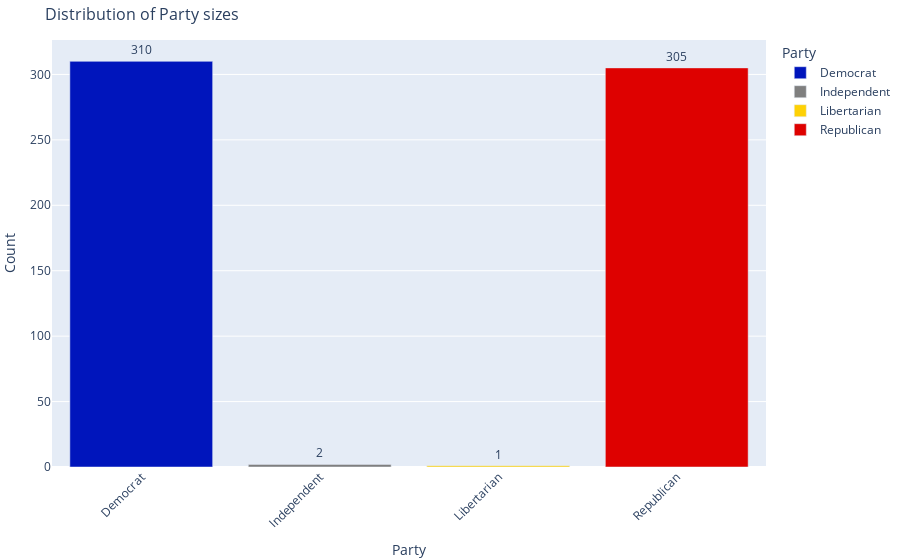

Write notebook code for a chart like this one.
### Code cell
fig = px.bar(
    party_distribution,
    x="Party",
    y="Count",
    color='Party',
    color_discrete_sequence=["#0015BC", "#7f7f7f", "#FED105", "#DE0100"],
    title = 'Distribution of Party sizes',
    text = 'Count'
)
fig.update_traces(texttemplate='%{text}', textposition='outside')
# Rotate labels 45 degrees
fig.update_layout(
    xaxis=dict(
        tickangle=-45,
    ),
    margin=dict(b=5,l=5,r=5,t=40),
    titlefont_size=16,
)
fig

### Figure 1 — Plotly figure (JSON) as saved in the notebook; plotly's stock layout.template omitted (floating-point values rounded to 4 significant figures)
{"data": [{"alignmentgroup": "True", "hovertemplate": "Party=%{x}<br>Count=%{text}<extra></extra>", "legendgroup": "Democrat", "marker": {"color": "#0015BC"}, "name": "Democrat", "offsetgroup": "Democrat", "orientation": "v", "showlegend": true, "text": [310], "textposition": "outside", "texttemplate": "%{text}", "type": "bar", "x": ["Democrat"], "xaxis": "x", "y": [310], "yaxis": "y"}, {"alignmentgroup": "True", "hovertemplate": "Party=%{x}<br>Count=%{text}<extra></extra>", "legendgroup": "Independent", "marker": {"color": "#7f7f7f"}, "name": "Independent", "offsetgroup": "Independent", "orientation": "v", "showlegend": true, "text": [2], "textposition": "outside", "texttemplate": "%{text}", "type": "bar", "x": ["Independent"], "xaxis": "x", "y": [2], "yaxis": "y"}, {"alignmentgroup": "True", "hovertemplate": "Party=%{x}<br>Count=%{text}<extra></extra>", "legendgroup": "Libertarian", "marker": {"color": "#FED105"}, "name": "Libertarian", "offsetgroup": "Libertarian", "orientation": "v", "showlegend": true, "text": [1], "textposition": "outside", "texttemplate": "%{text}", "type": "bar", "x": ["Libertarian"], "xaxis": "x", "y": [1], "yaxis": "y"}, {"alignmentgroup": "True", "hovertemplate": "Party=%{x}<br>Count=%{text}<extra></extra>", "legendgroup": "Republican", "marker": {"color": "#DE0100"}, "name": "Republican", "offsetgroup": "Republican", "orientation": "v", "showlegend": true, "text": [305], "textposition": "outside", "texttemplate": "%{text}", "type": "bar", "x": ["Republican"], "xaxis": "x", "y": [305], "yaxis": "y"}], "layout": {"barmode": "relative", "legend": {"title": {"text": "Party"}, "tracegroupgap": 0}, "margin": {"b": 5, "l": 5, "r": 5, "t": 40}, "title": {"font": {"size": 16}, "text": "Distribution of Party sizes"}, "xaxis": {"anchor": "y", "categoryarray": ["Democrat", "Independent", "Libertarian", "Republican"], "categoryorder": "array", "domain": [0, 1], "tickangle": -45, "title": {"text": "Party"}}, "yaxis": {"anchor": "x", "domain": [0, 1], "title": {"text": "Count"}}}}
